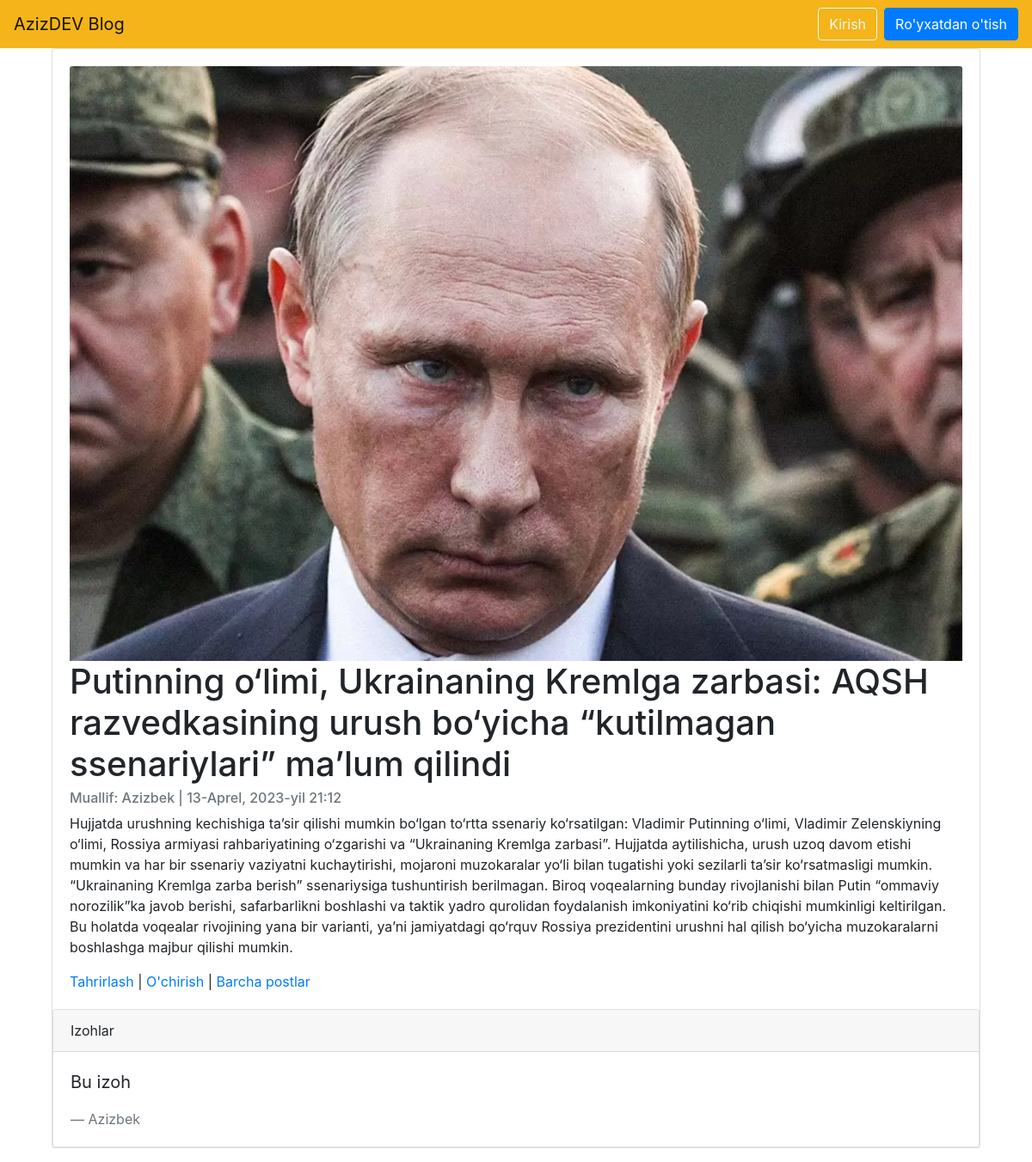
Page /articles/2/ on the committed database.
### articles/models.py (models this page shows, shortened)
class Article(models.Model):
    title = models.CharField(max_length=200)
    summary = models.CharField(max_length=200)
    body = models.TextField()
    photo = models.ImageField(upload_to='images',blank=True)
    date = models.DateTimeField(auto_now_add=True)
    author = models.ForeignKey(get_user_model(),on_delete=models.CASCADE)

class Comment(models.Model):
    article = models.ForeignKey(Article,on_delete=models.CASCADE,related_name='comments')
    comment = models.CharField(max_length=200)
    author = models.ForeignKey(get_user_model(),on_delete=models.CASCADE)
    def __str__(self):
        return self.comment

### accounts/models.py (models this page shows)
class CustomUser(AbstractUser):
    age = models.PositiveIntegerField(null=True,blank=True)

### articles/views.py (the view)
# urls.py: path('<int:pk>/',ArticleDetailView.as_view(),name='article_detail'),
class ArticleDetailView(DetailView):
    model = Article
    template_name = 'article_detail.html'

### templates/article_detail.html (shortened to what this page needs)
{% extends 'base.html' %}
{% block content %}
    <div class="container-fluid">
        <div class="card" >
          <div class="card-body">
              {%  if object.photo %}
                <img class="card-img-top" src="{{ object.photo.url }}" alt="{{ object.title }}">
              {% endif %}
              <h1 class="card-title">{{ object.title }}</h1>
              <h6 class="card-subtitle mb-2 text-muted">Muallif: {{ object.author }} | {{ object.date }}</h6>
              <p class="card-text">{{ object.body | safe}}</p>
              <a href="{% url 'article_edit' article.pk %}">Tahrirlash</a> |
              <a href="{% url 'article_delete' article.pk %}">O'chirish</a> |
              <a href="{% url 'article_list' %}">Barcha postlar</a>
          </div>
            <div class="card">
                <div class="card-header">Izohlar</div>
                {%  for comment in article.comments.all %}
                    <div class="card-body">
                        <blockquote class="blockquote mb-0">
                            <p>{{ comment }}</p>
                            <footer class="blockquote-footer">{{ comment.author }}</footer>
                        </blockquote>
                    </div>
                {% endfor %}
            </div>
        </div>
    </div>
{% endblock content %}

### rows in the picture
Article: photo (picture), title "Putinning o‘limi, Ukrainaning Kremlga zarbasi: AQSH razvedkasining urush bo‘yicha “kutilmagan ssenariylari” ma’lum qilindi", author "Azizbek", date "13-Aprel, 2023-yil 21:12", body "Hujjatda urushning kechishiga ta’sir qilishi mumkin bo‘lgan to‘rtta ssenariy ko‘rsatilgan: Vladimir Putinning o‘limi, Vladimir Zelenskiyning o‘limi, Rossiya armiyasi rahbariyatining o‘zgarishi va “Ukrainaning Kremlga zarbasi”. Hujjatda aytilishicha, urush uzoq davom etishi mumkin va har bir ssenariy vaziyatni kuchaytirishi, mojaroni muzokaralar yo‘li bilan tugatishi yoki sezilarli ta’sir ko‘rsatmasligi mumkin. “Ukrainaning Kremlga zarba berish” ssenariysiga tushuntirish berilmagan. Biroq voqealarning bunday rivojlanishi bilan Putin “ommaviy norozilik”ka javob berishi, safarbarlikni boshlashi va taktik yadro qurolidan foydalanish imkoniyatini ko‘rib chiqishi mumkinligi keltirilgan. Bu…"
Comment: comment "Bu izoh", author "Azizbek"
